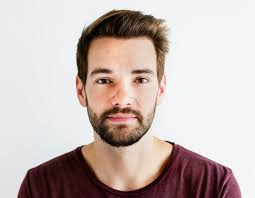
#> input picture Artificial Intelligence Lab task(1 to 4)/Lab task 6 (Face Profiling Image)/a.jpeg, 255 x 198 px
$ python face_profiling_image.py
#> lines starting #> are read from the running program, lines starting #| are printed output that depends on the picture; after the words box and inside, x2 and y2 are one past the last pixel; in counts of white or black regions, pixels touching at a corner belong together
#> further down, image is the input picture: shape (198, 255, 3); mean B, G, R 181.2, 184.5, 198.2
import cv2
import numpy as np
import math
import sys

def calculate_distance(point1, point2):

    return np.sqrt((point1[0] - point2[0])**2 + (point1[1] - point2[1])**2)

def measure_facial_features(image):
    gray = cv2.cvtColor(image, cv2.COLOR_BGR2GRAY)
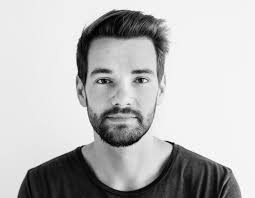
#> gray: shape (198, 255); min 0, max 255, mean 188.2
    face_cascade = cv2.CascadeClassifier(cv2.data.haarcascades + 'haarcascade_frontalface_default.xml')
    eye_cascade = cv2.CascadeClassifier(cv2.data.haarcascades + 'haarcascade_eye.xml')
    faces = face_cascade.detectMultiScale(gray, 1.3, 5)
#> faces = [[69, 38, 109, 109]]
    if len(faces) == 0:
        print("No face detected in the image!")
        return
    for (x, y, w, h) in faces:
        cv2.rectangle(image, (x, y), (x+w, y+h), (255, 0, 0), 2)
        roi_gray = gray[y:y+h, x:x+w]
        roi_color = image[y:y+h, x:x+w]
        eyes = eye_cascade.detectMultiScale(roi_gray)
        eye_centers = []
        for (ex, ey, ew, eh) in eyes:
            cv2.rectangle(roi_color, (ex, ey), (ex+ew, ey+eh), (0, 255, 0), 2)
            eye_center = (x + ex + ew//2, y + ey + eh//2)
            eye_centers.append(eye_center)
            cv2.circle(image, eye_center, 2, (0, 0, 255), -1)
        if len(eye_centers) >= 2:
            ipd = calculate_distance(eye_centers[0], eye_centers[1])
            face_width = w
            face_height = h
            face_ratio = face_height / face_width
            cv2.putText(image, f'IPD: {ipd:.2f}px', (10, 30),
                       cv2.FONT_HERSHEY_SIMPLEX, 0.7, (0, 255, 0), 2)
            cv2.putText(image, f'Face Width: {face_width}px', (10, 60),
                       cv2.FONT_HERSHEY_SIMPLEX, 0.7, (0, 255, 0), 2)
            cv2.putText(image, f'Face Height: {face_height}px', (10, 90),
                       cv2.FONT_HERSHEY_SIMPLEX, 0.7, (0, 255, 0), 2)
            cv2.putText(image, f'Face Ratio: {face_ratio:.2f}', (10, 120),
                       cv2.FONT_HERSHEY_SIMPLEX, 0.7, (0, 255, 0), 2)
            cv2.line(image, eye_centers[0], eye_centers[1], (255, 0, 0), 2)
            face_center_x = x + w//2
            cv2.line(image, (face_center_x, y), (face_center_x, y+h), (0, 255, 255), 2)
#> this loop made 1 pass
#> (x, y, w, h, eyes, ipd, face_width, face_height) on pass 1: (69, 38, 109, 109, [[60, 30, 24, 24], [21, 30, 25, 25]], 39, 109, 109)
#> pass 1, in measure_facial_features, `roi_gray = gray[y:y+h, x:x+w]`:
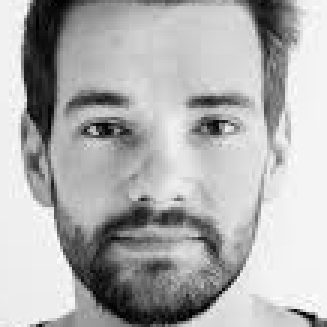
#> roi_gray: shape (109, 109) (shown 3 times larger); min 0, max 254, mean 176.3
#> pass 1, in measure_facial_features, `roi_color = image[y:y+h, x:x+w]`:
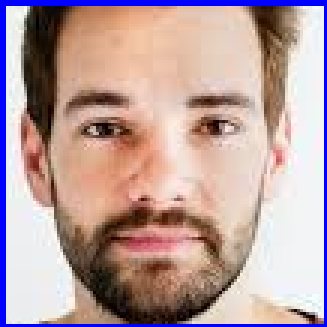
#> roi_color: shape (109, 109, 3) (shown 3 times larger); mean B, G, R 160.1, 159.8, 185.7
#> after the loop:
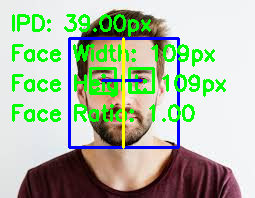
#> image: shape (198, 255, 3); 13.83% of pixels changed, all inside (x1, y1, x2, y2) = (12, 14, 226, 149)
#> after the loop:
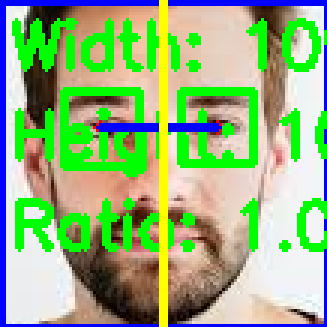
#> roi_color: shape (109, 109, 3) (shown 3 times larger); mean B, G, R 127.7, 180, 147


image_path = 'a.jpeg'
image = cv2.imread(image_path)

measure_facial_features(image)


cv2.imshow('Face Profiling', image)

key = cv2.waitKey(0)
#> (key Esc is pressed here)
if key == ord('s'):
    output_path = 'face_profiling_result.jpg'
    cv2.imwrite(output_path, image)
    print(f"Result saved as: {output_path}")

cv2.destroyAllWindows()
